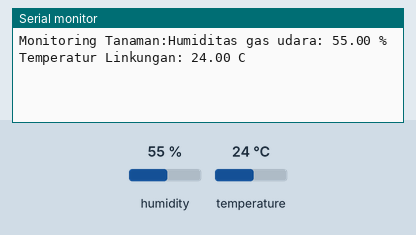
A sketch run on a simulated Arduino Uno, built with avr-gcc and run on an emulated ATmega328P. Parts: the last lines printed to the serial monitor. The inputs (shaded band) are chosen by the test bench; at power-on: humidity 55 %, temperature 24 °C.

Above: at 3.2 s.
3.3 s: humidity set to 22 %
At 5.1 s:
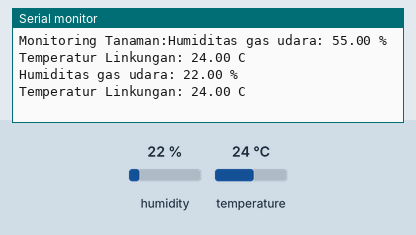
7.5 s: temperature set to 12 °C
At 8.8 s:
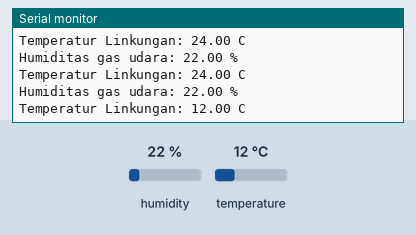
10.2 s: humidity set to 40 %
At 11.2 s:
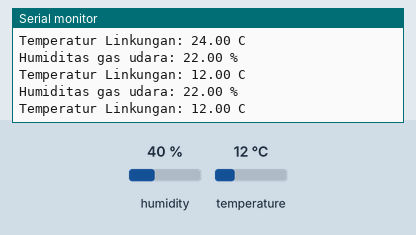

The sketch:

Humiditas-dan-temperatur.ino
```cpp
#include "DHT.h"
#define DHTPIN 4
#define DHTTYPE DHT11
DHT dht(DHTPIN, DHTTYPE);

void setup() {
  Serial.begin(9600);
  delay(2000);
  Serial.print("Monitoring Tanaman:");
  dht.begin();
}

void loop() {
  float t = dht.readTemperature();
  float h = dht.readHumidity();
  if(isnan(h) || isnan(t)) {
    Serial.println("Sensor Tidak Terbaca!");
    return;
  }
  Serial.print("Humiditas gas udara: ");
  Serial.print(h);
  Serial.print(" %\n");
  Serial.print("Temperatur Linkungan: ");
  Serial.print(t);
  Serial.print(" C\n");
  delay(2000);
}
```

Measured:
- after the input at 3.3 s, the serial monitor: prints a new line after 0.75 s (image 1)
- after the input at 7.5 s, the serial monitor: prints a new line after 0.63 s (image 2)
